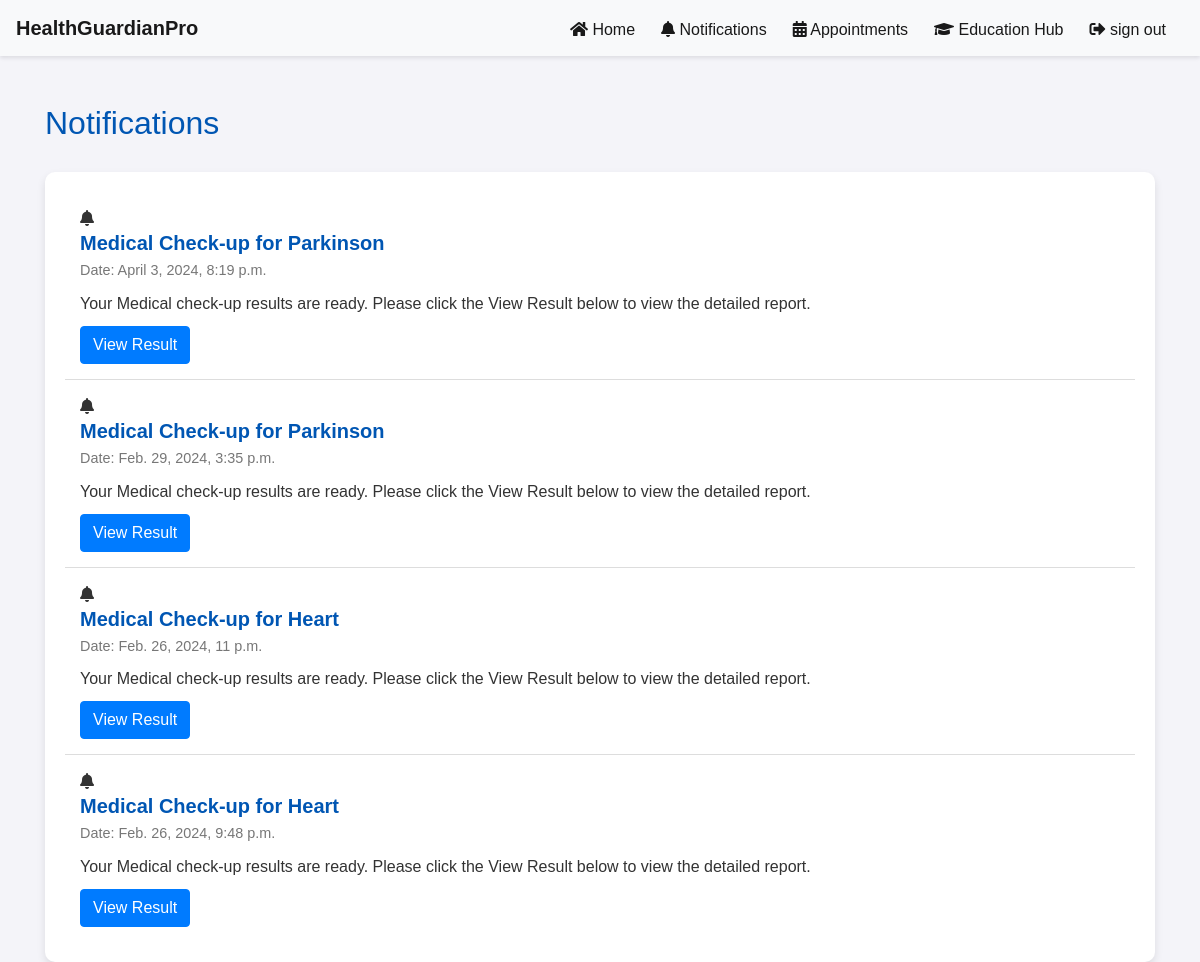
The page /app/patient_notification/ (signed in) on the database its author committed.
### predictor/models.py (models this page shows, shortened)
class Report(models.Model):
    report_id = models.AutoField(primary_key=True)
    user = models.ForeignKey(User, on_delete=models.CASCADE)
    disease_type = models.CharField(max_length=100)
    result = models.TextField(max_length=50)
    created_date = models.DateTimeField(auto_now_add=True)

### predictor/views.py (the view)
# urls.py: path('patient_notification/', views.patient_notification, name='patient_notification'),
def patient_notification(request):
    if request.user.is_authenticated:
        user_id = request.user.id
        patient_reports = Report.objects.filter(user_id=user_id).order_by('-created_date')
    return render(request, 'patient_notification.html',{'patient_reports': patient_reports})

### predictor/templates/patient_notification.html (shortened to what this page needs)
{% if request.user.is_authenticated %}
<!DOCTYPE html>
<html lang="en">
<head>
    <link href="https://cdnjs.cloudflare.com/ajax/libs/font-awesome/5.15.1/css/all.min.css" rel="stylesheet">
    <link href="https://stackpath.bootstrapcdn.com/bootstrap/4.5.2/css/bootstrap.min.css" rel="stylesheet">
</head>
<body>
    {% include 'patient_nav_bar.html' %}
<div class="container mt-5">
   <h2 class="page-title">Notifications</h2>
    <div class="notifications-list">
        {% for report in patient_reports %}
        <div class="notification-item">
            <i class="fas fa-bell "></i>
            <h5 class="notification-title">Medical Check-up for {{ report.disease_type }}</h5>
            <p class="notification-date">Date: {{ report.created_date }}</p>
            <p class="notification-message">Your Medical check-up results are ready. Please click the View Result below to view the detailed report.</p>
            <form method="post" action="{% url 'patient_report_result'%}" >
                <button type="submit" class="btn btn-primary view-result-btn" >View Result</button>
            </form>
        </div>
        {% endfor %}
    </div>
</div>
</body>
</html>
{% endif %}

### predictor/templates/patient_notification.html (style rules this page uses)
body { background-color: #f4f4f9; color: #333; font-family: 'Arial', sans-serif; }
.page-title { color: #0056b3; margin-bottom: 30px; }
.notifications-list { background-color: #ffffff; border-radius: 10px; box-shadow: 0 4px 8px rgba(0,0,0,0.1); padding: 20px; }
.notification-item { padding: 15px; border-bottom: 1px solid #dddddd; }
.notification-title { color: #0056b3; font-weight: bold; margin-bottom: 5px; }
.notification-date { font-size: 0.9em; color: #777777; margin-bottom: 10px; }
.notification-message { margin-bottom: 10px; }
.notification-item:last-child { border-bottom: none; }

### rows shown on the page
Report: disease_type "Parkinson", created_date "April 3, 2024, 8:19 p.m."
Report: disease_type "Parkinson", created_date "Feb. 29, 2024, 3:35 p.m."
Report: disease_type "Heart", created_date "Feb. 26, 2024, 11 p.m."
Report: disease_type "Heart", created_date "Feb. 26, 2024, 9:48 p.m."
